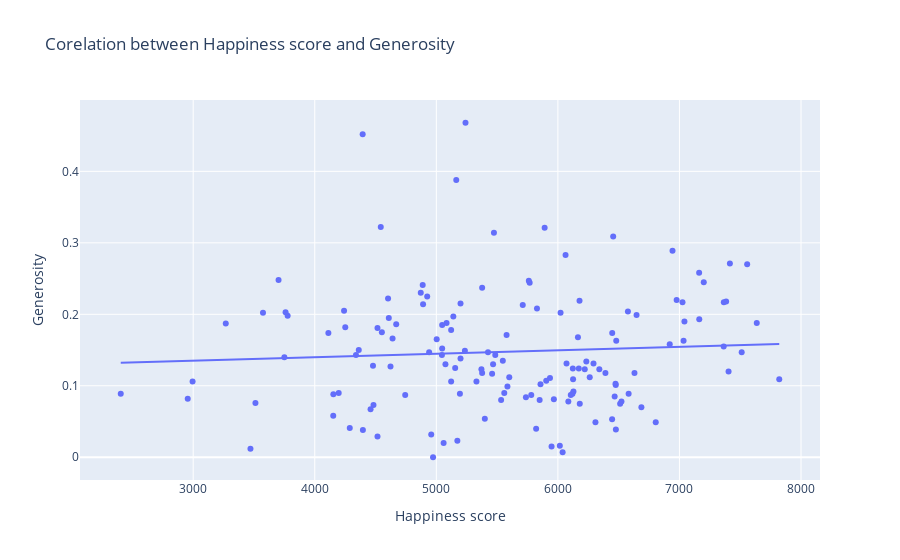

Here is the notebook cell this chart was saved with:
### Code cell
## lets take a positive corelation 
#df.head()
fig = px.scatter(df, x=df["Happiness score"], y=df["Generosity"],trendline="ols"
                 ,title='Corelation between Happiness score and Generosity ')
fig.show()

### Figure 1 — Plotly figure (JSON) as saved in the notebook; plotly's stock layout.template omitted (floating-point values rounded to 4 significant figures; data arrays with more than 128 entries replaced by an {"elided": "..."} marker saying what was removed)
{"data": [{"hovertemplate": "Happiness score=%{x}<br>Generosity=%{y}<extra></extra>", "legendgroup": "", "marker": {"color": "#636efa", "symbol": "circle"}, "mode": "markers", "name": "", "orientation": "v", "showlegend": false, "type": "scatter", "x": {"elided": "146 int values"}, "xaxis": "x", "y": {"elided": "146 float values"}, "yaxis": "y"}, {"hovertemplate": "<b>OLS trendline</b><br>Generosity = 4.85929e-06 * Happiness score + 0.12039<br>R<sup>2</sup>=0.004068<br><br>Happiness score=%{x}<br>Generosity=%{y} <b>(trend)</b><extra></extra>", "legendgroup": "", "marker": {"color": "#636efa", "symbol": "circle"}, "mode": "lines", "name": "", "showlegend": false, "type": "scatter", "x": {"elided": "146 int values"}, "xaxis": "x", "y": {"elided": "146 float values"}, "yaxis": "y"}], "layout": {"legend": {"tracegroupgap": 0}, "title": {"text": "Corelation between Happiness score and Generosity "}, "xaxis": {"anchor": "y", "domain": [0, 1], "title": {"text": "Happiness score"}}, "yaxis": {"anchor": "x", "domain": [0, 1], "title": {"text": "Generosity"}}}}
